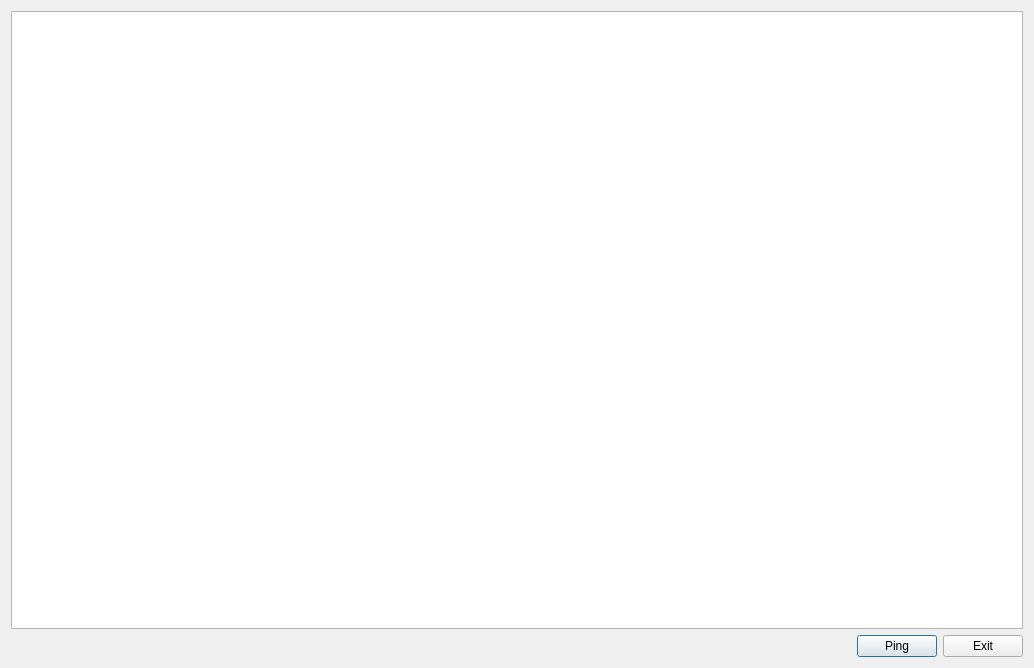
<?xml version="1.0" encoding="UTF-8"?>
<ui version="4.0">
 <class>SectionOverview</class>
 <widget class="QDialog" name="SectionOverview">
  <property name="geometry">
   <rect>
    <x>0</x>
    <y>0</y>
    <width>1034</width>
    <height>668</height>
   </rect>
  </property>
  <property name="windowTitle">
   <string>Dialog</string>
  </property>
  <layout class="QGridLayout" name="gridLayout">
   <item row="0" column="0">
    <widget class="QTableView" name="synctableview"/>
   </item>
   <item row="1" column="0">
    <layout class="QHBoxLayout" name="horizontalLayout">
     <item>
      <spacer name="horizontalSpacer">
       <property name="orientation">
        <enum>Qt::Horizontal</enum>
       </property>
       <property name="sizeHint" stdset="0">
        <size>
         <width>40</width>
         <height>20</height>
        </size>
       </property>
      </spacer>
     </item>
     <item>
      <widget class="QPushButton" name="pingbttn">
       <property name="text">
        <string>Ping</string>
       </property>
      </widget>
     </item>
     <item>
      <widget class="QPushButton" name="exitbttn">
       <property name="text">
        <string>Exit</string>
       </property>
      </widget>
     </item>
    </layout>
   </item>
  </layout>
 </widget>
 <resources/>
 <connections/>
</ui>
